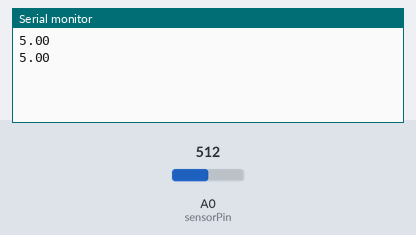
A sketch run on a simulated Arduino Uno, built with avr-gcc and run on an emulated ATmega328P. Shown: the last lines printed to the serial monitor. The test bench sets the inputs (shaded band); at power-on: A0 (sensorPin) = 512.

Above: at 3.8 s.
3.9 s: A0 (sensorPin) set to 716
At 6.9 s:
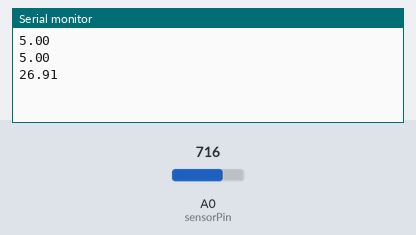
7.8 s: A0 (sensorPin) set to 900
At 10.4 s:
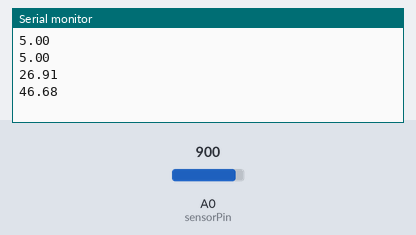
Timing chart, 0 to 11.9 s (numbered marks = the images above; inputs shaded):
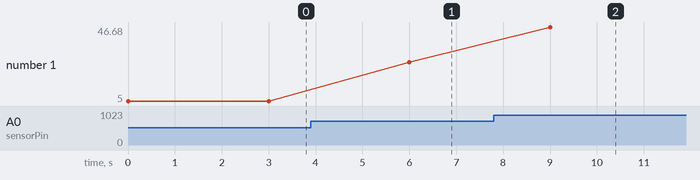

The sketch:

arduino-temp-sensor.ino
```cpp
int sensorPin = 0;

void setup() {

  Serial.begin(115200);
  analogReference(INTERNAL);
}

void loop() {

  int reading = analogRead(sensorPin);
  float voltage = reading * 1.1;
  voltage /= 1024.0;

  float temperatureC = (voltage - 0.5) * 100;

  Serial.println(temperatureC);

  delay(3000);
}
```

Measured:
- after the input at 3.9 s, the serial monitor: prints a new line after 2.1 s (image 1)
- after the input at 7.8 s, the serial monitor: prints a new line after 1.2 s (image 2)
- plotted number 1: 5 → 26.91 after the input at 3.9 s, 26.91 → 46.68 after the input at 7.8 s
